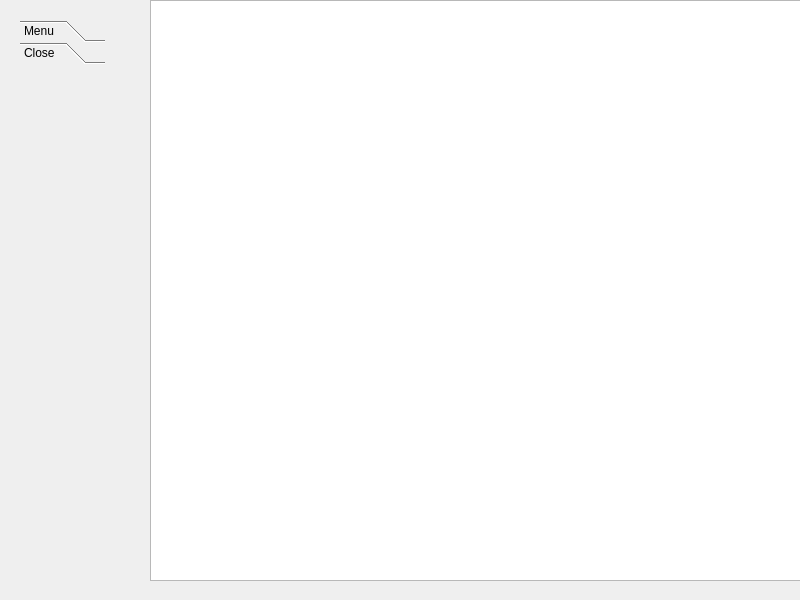
<?xml version="1.0" encoding="UTF-8"?>
<ui version="4.0">
 <class>Widget</class>
 <widget class="QWidget" name="Widget">
  <property name="geometry">
   <rect>
    <x>0</x>
    <y>0</y>
    <width>800</width>
    <height>600</height>
   </rect>
  </property>
  <property name="windowTitle">
   <string>Widget</string>
  </property>
  <widget class="QToolBox" name="Menu">
   <property name="geometry">
    <rect>
     <x>20</x>
     <y>20</y>
     <width>85</width>
     <height>181</height>
    </rect>
   </property>
   <property name="lineWidth">
    <number>1</number>
   </property>
   <property name="currentIndex">
    <number>1</number>
   </property>
   <property name="tabSpacing">
    <number>0</number>
   </property>
   <widget class="QWidget" name="Dropdown">
    <property name="geometry">
     <rect>
      <x>0</x>
      <y>0</y>
      <width>85</width>
      <height>125</height>
     </rect>
    </property>
    <attribute name="label">
     <string>Menu</string>
    </attribute>
    <widget class="QPushButton" name="Home_Button">
     <property name="geometry">
      <rect>
       <x>0</x>
       <y>-2</y>
       <width>85</width>
       <height>29</height>
      </rect>
     </property>
     <property name="styleSheet">
      <string notr="true">&lt;?xml version=&quot;1.0&quot; encoding=&quot;UTF-8&quot;?&gt;
&lt;ui version=&quot;4.0&quot;&gt;
 &lt;widget name=&quot;__qt_fake_top_level&quot;&gt;
  &lt;widget class=&quot;QPushButton&quot; name=&quot;pushButton_2&quot;&gt;
   &lt;property name=&quot;geometry&quot;&gt;
    &lt;rect&gt;
     &lt;x&gt;0&lt;/x&gt;
     &lt;y&gt;0&lt;/y&gt;
     &lt;width&gt;85&lt;/width&gt;
     &lt;height&gt;29&lt;/height&gt;
    &lt;/rect&gt;
   &lt;/property&gt;
   &lt;property name=&quot;text&quot;&gt;
    &lt;string&gt;PushButton&lt;/string&gt;
   &lt;/property&gt;
  &lt;/widget&gt;
 &lt;/widget&gt;
 &lt;resources/&gt;
&lt;/ui&gt;
</string>
     </property>
     <property name="text">
      <string>Home</string>
     </property>
    </widget>
    <widget class="QPushButton" name="GenPass_Button">
     <property name="geometry">
      <rect>
       <x>0</x>
       <y>20</y>
       <width>85</width>
       <height>41</height>
      </rect>
     </property>
     <property name="focusPolicy">
      <enum>Qt::TabFocus</enum>
     </property>
     <property name="text">
      <string>Generate 
Password</string>
     </property>
    </widget>
    <widget class="QPushButton" name="Nuke_Button">
     <property name="geometry">
      <rect>
       <x>0</x>
       <y>60</y>
       <width>85</width>
       <height>41</height>
      </rect>
     </property>
     <property name="text">
      <string>Nuclear 
Option</string>
     </property>
    </widget>
   </widget>
   <widget class="QWidget" name="page">
    <property name="geometry">
     <rect>
      <x>0</x>
      <y>0</y>
      <width>85</width>
      <height>125</height>
     </rect>
    </property>
    <attribute name="label">
     <string>Close</string>
    </attribute>
   </widget>
  </widget>
  <widget class="QTreeWidget" name="SettingsTree">
   <property name="geometry">
    <rect>
     <x>150</x>
     <y>0</y>
     <width>651</width>
     <height>581</height>
    </rect>
   </property>
   <property name="autoFillBackground">
    <bool>true</bool>
   </property>
   <attribute name="headerVisible">
    <bool>false</bool>
   </attribute>
   <column>
    <property name="text">
     <string/>
    </property>
   </column>
  </widget>
 </widget>
 <resources/>
 <connections/>
</ui>
